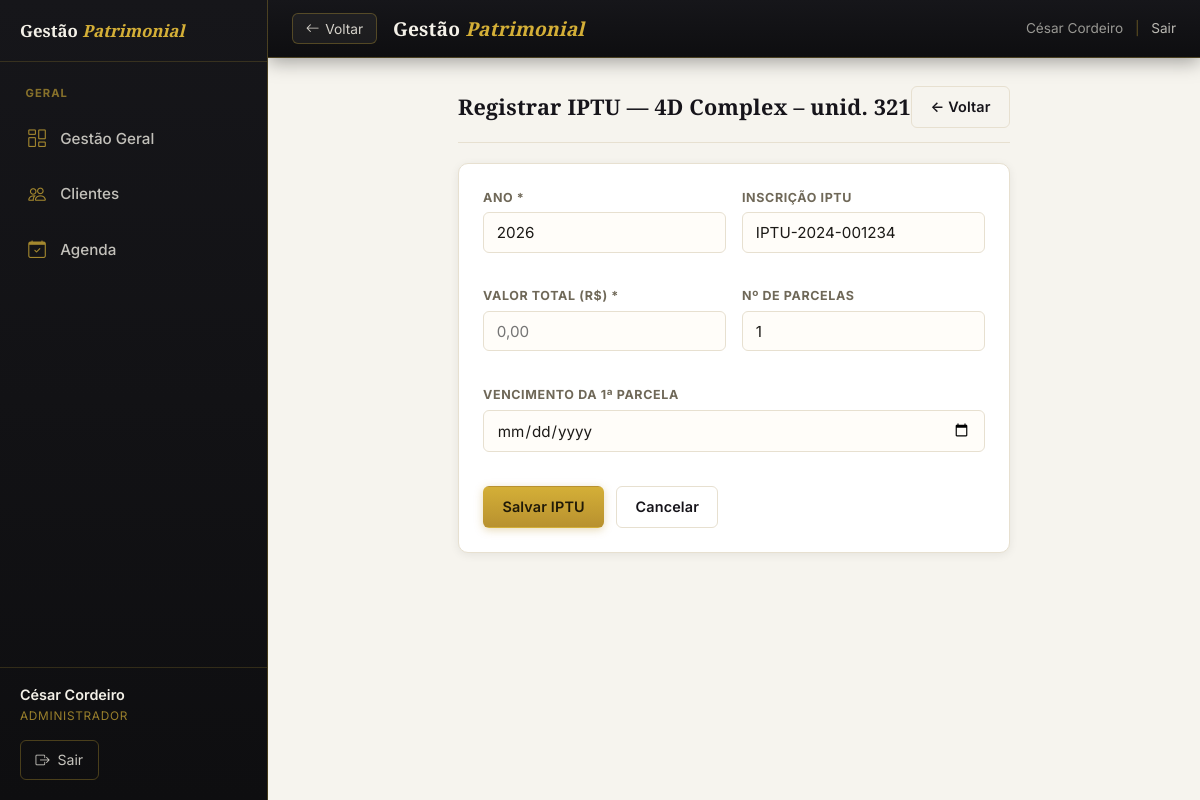
Page /financeiro/iptu?imovel_id=1 (signed in) on the committed database.
### tables this page shows
CREATE TABLE IF NOT EXISTS imoveis (
  id                    INT AUTO_INCREMENT PRIMARY KEY,
  cliente_id            INT NOT NULL,
  condominio_id         INT NULL,

   
  codigo                VARCHAR(20)  NOT NULL,        
  nome_referencia       VARCHAR(200) NOT NULL,
  tipo                  ENUM('apartamento','casa','sala_comercial','terreno','galpao','loja','hotel','outro') NOT NULL,
  finalidade            ENUM('residencial','comercial','mista','locacao','investimento') NOT NULL,
  situacao              ENUM('pronto','em_construcao','na_planta') NOT NULL DEFAULT 'pronto',

   
  logradouro            VARCHAR(200) NULL,
  numero                VARCHAR(20)  NULL,
  complemento           VARCHAR(100) NULL,
  cep                   VARCHAR(10)  NULL,
  bairro                VARCHAR(100) NULL,
  cidade                VARCHAR(100) NULL,
  estado                CHAR(2)      NULL,
  link_maps             VARCHAR(800) NULL,            
  link_street_view      VARCHAR(800) NULL,            

   
  inscricao_municipal   VARCHAR(60)  NULL,            
  numero_matricula      VARCHAR(60)  NULL,
  cartorio              VARCHAR(180) NULL,
  site_cartorio         VARCHAR(255) NULL,            
  comarca               VARCHAR(120) NULL,
  livro                 VARCHAR(40)  NULL,
  folha                 VARCHAR(40)  NULL,
  data_matricula        DATE         NULL,

   
  data_aquisicao        DATE         NULL,
  forma_aquisicao       ENUM('compra','heranca','doacao','permuta','integralizacao','outro') NULL,
  percentual_participacao DECIMAL(5,2) NULL,          
  outros_proprietarios  VARCHAR(500) NULL,            

   
  area_privativa        DECIMAL(10,2) NULL,           
  area_total            DECIMAL(10,2) NULL,           
  area_construida       DECIMAL(10,2) NULL,           
  area_comum            DECIMAL(10,2) NULL,           
  area_terreno          DECIMAL(10,2) NULL,           
  quartos               INT          NULL,
  suites                INT          NULL,
  banheiros             INT          NULL,
  lavabos               INT          NULL,
  vagas_garagem         INT          NULL,
  andar                 INT          NULL,
  numero_unidade        VARCHAR(30)  NULL,
  face_solar            VARCHAR(30)  NULL,            
  posicao_imovel        VARCHAR(60)  NULL,            
  vista                 VARCHAR(120) NULL,

   
  valor_compra          DECIMAL(15,2) NULL,
  valor_entrada         DECIMAL(15,2) NULL,
  valor_financiamento   DECIMAL(15,2) NULL,
  banco_financiador     VARCHAR(150)  NULL,
  prazo_financiamento   INT           NULL,           
  taxa_juros_anual      DECIMAL(6,4)  NULL,           
  valor_mercado         DECIMAL(15,2) NULL,
  data_avaliacao_mercado DATE          NULL,
  valor_contabil        DECIMAL(15,2) NULL,           
  empresa_avaliadora    VARCHAR(180)  NULL,
  valor_m2              DECIMAL(15,2) NULL,           

   
  custo_condominio      DECIMAL(10,2) NULL,
  custo_iptu_mensal     DECIMAL(10,2) NULL,           
  custo_energia         DECIMAL(10,2) NULL,
  custo_agua            DECIMAL(10,2) NULL,
  custo_internet        DECIMAL(10,2) NULL,
  custo_seguro          DECIMAL(10,2) NULL,
  custo_outros          DECIMAL(10,2) NULL,

  foto_principal        VARCHAR(300) NULL,            
  observacoes           TEXT         NULL,
  ativo                 TINYINT(1) NOT NULL DEFAULT 1,
  criado_em             DATETIME NOT NULL DEFAULT CURRENT_TIMESTAMP,
  atualizado_em         DATETIME NOT NULL DEFAULT CURRENT_TIMESTAMP ON UPDATE CURRENT_TIMESTAMP,

  FOREIGN KEY (cliente_id)   REFERENCES clientes(id)    ON DELETE RESTRICT,
  FOREIGN KEY (condominio_id) REFERENCES condominios(id) ON DELETE SET NULL
);

### app/Core/View.php (called while the page is built, shortened)
<?php
class View
{
    public static function render(string $view, array $data = []): void
    {
        $file = APP_PATH . '/Views/' . $view . '.php';
        extract($data, EXTR_SKIP);
        require $file;
    }
}

### app/Core/Controller.php (called while the page is built, shortened)
<?php
abstract class Controller
{
    protected function view(string $view, array $data = []): void
    {
        View::render($view, $data);
    }
}

### app/Controllers/FinanceiroController.php (called while the page is built, shortened)
<?php
class FinanceiroController extends Controller
{
    private function imovelOuRedireciona(): array
    {
        $im = Imovel::buscar((int) ($_GET['imovel_id'] ?? 0));
        return $im;
    }
    public function iptu(): void
    {
        $im = $this->imovelOuRedireciona();
        $imovel_id = (int) $im['id'];
        $this->view('financeiro/iptu', compact('im', 'imovel_id', 'erro'));
    }
}

### app/Core/Router.php (called while the page is built, shortened)
<?php
class Router
{
    private array $routes = ['GET' => [], 'POST' => []];
    public function get(string $path, array $handler): void
    {
        $this->routes['GET'][trim($path, '/')] = $handler;
    }
    public function post(string $path, array $handler): void
    {
        $this->routes['POST'][trim($path, '/')] = $handler;
    }
    public function dispatch(string $url, string $method): void
    {
        $url    = trim($url, '/');
        $method = strtoupper($method) === 'POST' ? 'POST' : 'GET';
        $handler = $this->routes[$method][$url] ?? null;
        [$class, $action] = $handler;
        (new $class())->$action();
    }
}

### index.php (called while the page is built, shortened)
<?php
require_once __DIR__ . '/app/bootstrap.php';
$router = new Router();
$router->dispatch($_GET['url'] ?? '', $_SERVER['REQUEST_METHOD']);

### app/bootstrap.php (called while the page is built, shortened)
<?php
spl_autoload_register(function (string $class): void {
    foreach (['Core', 'Controllers', 'Models'] as $dir) {
        $file = APP_PATH . '/' . $dir . '/' . $class . '.php';
        if (is_file($file)) {
            return;
        }
    }
});

### includes/db.php (called while the page is built, shortened)
<?php
function db(): PDO
{
    static $pdo = null;
    if ($pdo === null) {
        $host    = Env::get('DB_HOST', '127.0.0.1');
        $name    = Env::get('DB_NAME', 'gestao_patrimonial');
        $user    = Env::get('DB_USER', 'root');
        $pass    = Env::get('DB_PASS', '');
        $charset = Env::get('DB_CHARSET', 'utf8mb4');
        $dsn = "mysql:host={$host};dbname={$name};charset={$charset}";
        $pdo = new PDO($dsn, $user, $pass, [
            PDO::ATTR_ERRMODE            => PDO::ERRMODE_EXCEPTION,
            PDO::ATTR_DEFAULT_FETCH_MODE => PDO::FETCH_ASSOC,
            PDO::ATTR_EMULATE_PREPARES   => false,
        ]);
    }
    return $pdo;
}

### app/Models/Imovel.php (called while the page is built, shortened)
<?php
class Imovel
{
    public static function buscar(int $id): ?array
    {
        $s = db()->prepare('SELECT * FROM imoveis WHERE id = ? AND ativo = 1');
        $s->execute([$id]);
        return $s->fetch() ?: null;
    }
}

### includes/functions.php (called while the page is built, shortened)
<?php
function base_url(string $path = ''): string {
    $base = defined('BASE_URL') ? BASE_URL : '/cezar/';
    return $base . ltrim($path, '/');
}
function h(string $str): string {
    return htmlspecialchars($str, ENT_QUOTES, 'UTF-8');
}

### app/Views/financeiro/iptu.php (the view, shortened to what this page needs)
<?php
require APP_ROOT . '/includes/header.php';
?>
<div class="container" style="max-width:600px">
  <div class="card-header" style="margin-bottom:1.25rem">
    <h2 class="card-titulo">Registrar IPTU — <?= h($im['nome_referencia']) ?></h2>
    <a href="<?= base_url('imoveis/ficha?id='.$imovel_id.'&aba=financeiro') ?>" class="btn btn-secundario">← Voltar</a>
  </div>
  <div class="card">
    <form method="post">
      <div class="form-grid form-grid-2">
        <div class="form-grupo"><label>Ano *</label><input type="number" name="ano" required min="2000" max="2099" value="<?= h($_POST['ano'] ?? date('Y')) ?>"></div>
        <div class="form-grupo"><label>Inscrição IPTU</label><input type="text" name="inscricao_iptu" value="<?= h($_POST['inscricao_iptu'] ?? $im['inscricao_municipal'] ?? '') ?>"></div>
        <div class="form-grupo"><label>Valor total (R$) *</label><input type="text" name="valor_total" required placeholder="0,00" value="<?= h($_POST['valor_total'] ?? '') ?>"></div>
        <div class="form-grupo"><label>Nº de parcelas</label><input type="number" name="parcelas" min="1" max="12" value="<?= h($_POST['parcelas'] ?? '1') ?>"></div>
        <div class="form-grupo" style="grid-column:span 2"><label>Vencimento da 1ª parcela</label><input type="date" name="data_vencimento_1" value="<?= h($_POST['data_vencimento_1'] ?? '') ?>"></div>
      </div>
      <div style="display:flex;gap:.75rem;margin-top:1rem">
        <button type="submit" class="btn btn-primario">Salvar IPTU</button>
        <a href="<?= base_url('imoveis/ficha?id='.$imovel_id.'&aba=financeiro') ?>" class="btn btn-secundario">Cancelar</a>
      </div>
    </form>
  </div>
</div>
<?php require APP_ROOT . '/includes/footer.php'; ?>

### assets/css/style.css (style rules this page uses)
*, *::before, *::after { box-sizing: border-box; margin: 0; padding: 0; }
:root { --preto: #0e0e10; --preto-2: #1b1b1f; --grafite: #2a2a2e; --dourado: #b8912f; --dourado-claro:#d4af37; --dourado-h: #9a7826; --marfim: #f6f4ee; --cor-primaria: #16141a; --cor-acento: #b8912f; --cor-acento-h: #9a7826; --cor-fundo: #f6f4ee; --cor-branco: #ffffff; --cor-borda: #e7e0d0; --cor-texto: #1c1a17; --cor-secundario:#6f6858; --cor-sucesso: #2f7d52; --cor-alerta: #a56a12; --cor-erro: #b23b3b; --cor-tag-bg: #f2ead6; --cor-tag-txt: #8a6a1f; --sombra: 0 2px 10px rgba(20,16,8,.07); --sombra-alta: 0 14px 38px rgba(20,16,8,.16); --raio: 10px; --raio-sm: 6px; --fonte-titulo: 'Playfair Display', Georgia, 'Times New Roman', serif; --fonte-corpo: 'Inter', -apple-system, BlinkMacSystemFont, 'Segoe UI', sans-serif; }
body { font-family: var(--fonte-corpo); background: var(--cor-fundo); color: var(--cor-texto); font-size: 15px; line-height: 1.55; -webkit-font-smoothing: antialiased; }
a { color: var(--cor-acento); text-decoration: none; }
h1, h2, h3 { font-family: var(--fonte-titulo); }
@media (min-width: 1024px) { body { padding-left: 268px; } }
.container { max-width: 1200px; margin: 0 auto; padding: 1.75rem 1.5rem; }
.card { background: var(--cor-branco); border: 1px solid var(--cor-borda); border-radius: var(--raio); box-shadow: var(--sombra); padding: 1.5rem; margin-bottom: 1.25rem; }
.card-header { display: flex; align-items: center; justify-content: space-between; margin-bottom: 1.25rem; padding-bottom: .85rem; border-bottom: 1px solid var(--cor-borda); }
.card-titulo { font-family: var(--fonte-titulo); font-size: 1.35rem; font-weight: 700; color: var(--cor-primaria); letter-spacing: .01em; }
.btn { display: inline-flex; align-items: center; gap: .4rem; padding: .55rem 1.15rem; border-radius: var(--raio-sm); border: 1px solid transparent; cursor: pointer; font-size: .9rem; font-weight: 600; font-family: var(--fonte-corpo); letter-spacing: .01em; transition: background .15s, box-shadow .15s, border-color .15s, transform .1s; text-decoration: none; }
.btn-primario { background: linear-gradient(180deg, #d4af37 0%, var(--dourado) 100%); color: #201a08; box-shadow: 0 2px 8px rgba(184,145,47,.35); }
.btn-secundario { background: transparent; color: var(--cor-primaria); border-color: var(--cor-borda); }
.form-grupo { margin-bottom: 1.1rem; }
.form-grupo label { display: block; font-size: .78rem; font-weight: 700; color: var(--cor-secundario); margin-bottom: .35rem; text-transform: uppercase; letter-spacing: .05em; }
.form-grupo input, .form-grupo select, .form-grupo textarea { width: 100%; padding: .6rem .8rem; border: 1px solid var(--cor-borda); border-radius: var(--raio-sm); font-size: .95rem; font-family: var(--fonte-corpo); color: var(--cor-texto); background: #fffdf9; transition: border-color .15s, box-shadow .15s, background .15s; }
.form-grid { display: grid; gap: 1rem; }
.form-grid-2 { grid-template-columns: repeat(2, 1fr); }

### rows in the picture
imoveis: nome_referencia "4D Complex – unid. 321", inscricao_iptu "IPTU-2024-001234"

### other values in the picture
$usuario['nome'] "César Cordeiro"
$titulo "GERAL"
$rotulo "Gestão Geral"
$rotulo "Clientes"
$rotulo "Agenda"
